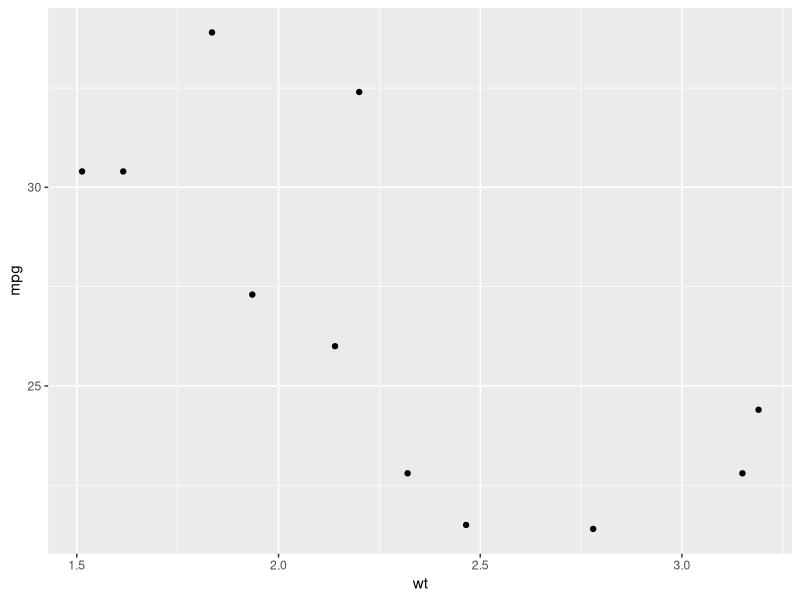

This chart was generated by the following R code:
# Install tidyverse only if it is not already available
if (!requireNamespace("tidyverse", quietly = TRUE)) {
  install.packages("tidyverse")
}
library(tidyverse)

mtcars

# We want to filter for 4-cylinder cars and plot a scatter
mtcars |>
  filter(cyl == 4) |>
  ggplot(aes(x = wt, y = mpg)) +
  geom_point()
